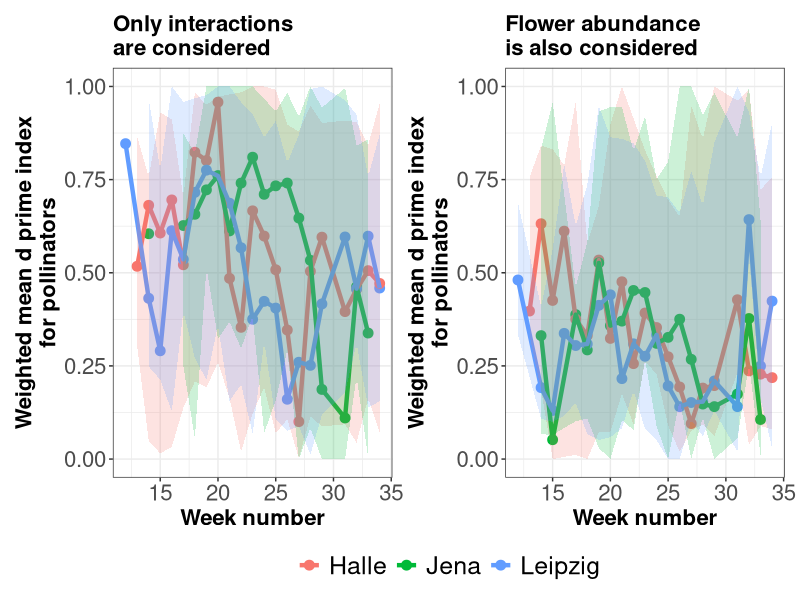

This figure's R source:

library(dplyr)
library(tidyr)
library(readr)
library(ggplot2)
library(patchwork)

d_prime_poll_interactions <- readr::read_csv("Data/Working_files/average_d_prime_by_week_corrected_by_int.csv") %>%
  dplyr::select(Botanical_garden, Week, av_dprime_poll, 
                av_dprime_poll_upper, av_dprime_poll_lower) %>%
  rename(av_dprime_poll_int = av_dprime_poll, 
         av_dprime_poll_int_upper = av_dprime_poll_upper, 
         av_dprime_poll_int_lower = av_dprime_poll_lower)

d_prime_poll_abundance <- readr::read_csv("Data/Working_files/average_d_prime_by_week_corrected_by_ab.csv") %>%
  dplyr::select(Botanical_garden, Week, av_dprime_poll, 
                av_dprime_poll_upper, av_dprime_poll_lower) %>%
  rename(av_dprime_poll_ab = av_dprime_poll, 
         av_dprime_poll_ab_upper = av_dprime_poll_upper, 
         av_dprime_poll_ab_lower = av_dprime_poll_lower)


average_specialization <- d_prime_poll_interactions %>%
  left_join(d_prime_poll_abundance, by = c("Botanical_garden","Week"))

plot_av_dprime_poll_interactions <- ggplot(average_specialization, aes(x=Week,y=av_dprime_poll_int, color = Botanical_garden))+
  geom_point(size=3)+
  geom_line(linewidth=1.5)+
  geom_ribbon(aes(ymax = av_dprime_poll_int_upper,
                  ymin = av_dprime_poll_int_lower, 
                  fill = Botanical_garden),alpha=.2, colour = NA)+
  ylim(0,1)+
  labs(x="Week number", y= "Weighted mean d prime index\nfor pollinators", title = "Only interactions\nare considered", color = NULL)+
  theme_bw()+
  theme(legend.position = "bottom", legend.title = element_blank())+
  theme(legend.text = element_text(size = 18),
        axis.text=element_text(size=16),
        axis.title=element_text(size=16,face="bold"),
        plot.title=element_text(size=16,face="bold"),
        strip.text = element_text(size = 18))+ guides(fill="none")

plot_av_dprime_poll_abundance <- ggplot(average_specialization, aes(x=Week,y=av_dprime_poll_ab, color = Botanical_garden))+
  geom_point(size=3)+
  geom_line(linewidth=1.5)+
  geom_ribbon(aes(ymax = av_dprime_poll_ab_upper,
                  ymin = av_dprime_poll_ab_lower, 
                  fill = Botanical_garden),alpha=.2, colour = NA)+
  ylim(0,1)+
  labs(x="Week number", y= "Weighted mean d prime index\nfor pollinators", title = "Flower abundance\nis also considered", color = NULL)+
  theme_bw()+
  theme(legend.position = "bottom", legend.title = element_blank())+
  theme(legend.text = element_text(size = 18),
        axis.text=element_text(size=16),
        axis.title=element_text(size=16,face="bold"),
        plot.title=element_text(size=16,face="bold"),
        strip.text = element_text(size = 18))+ guides(fill="none")


(plot_av_dprime_poll_interactions|plot_av_dprime_poll_abundance) + plot_layout(guides = "collect") & theme(legend.position = 'bottom')
